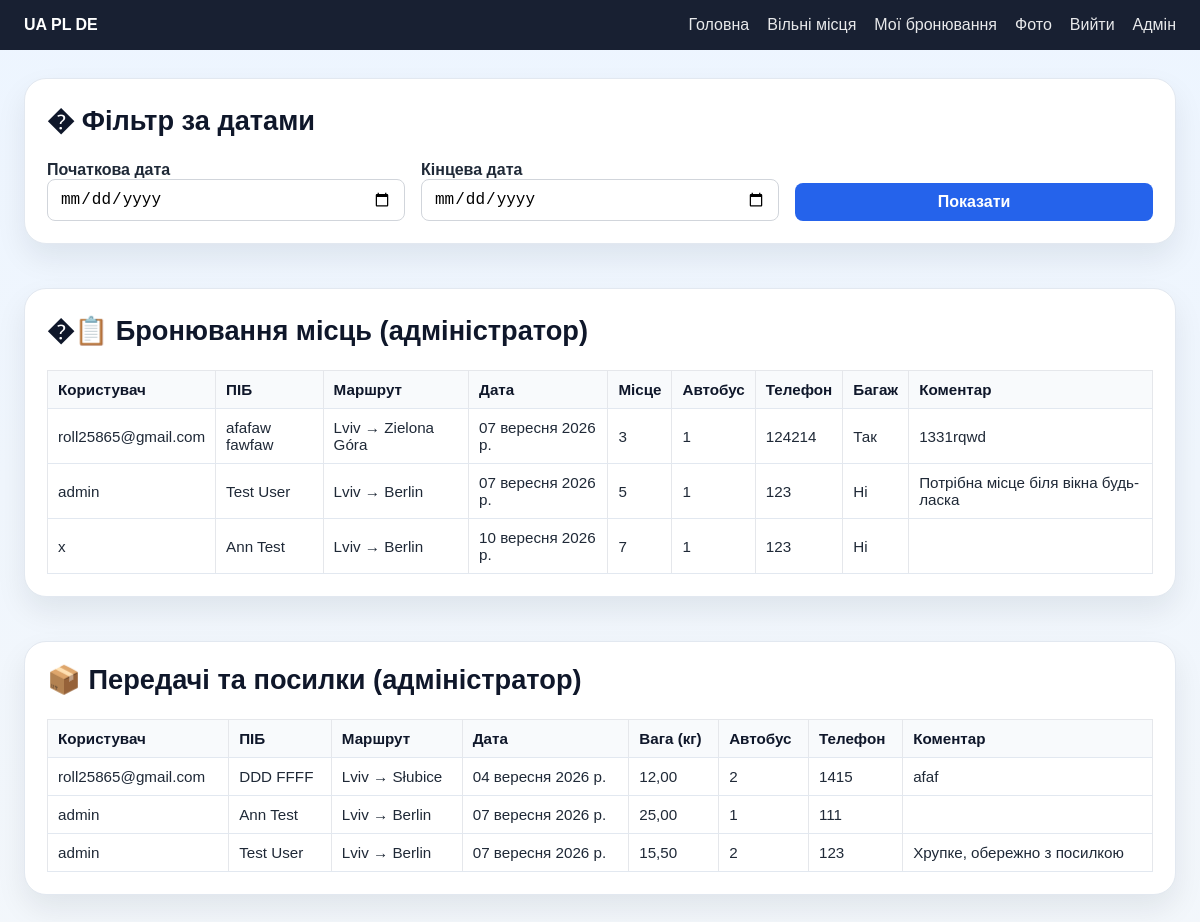
Before: /secret/ (signed in) with the older database file.
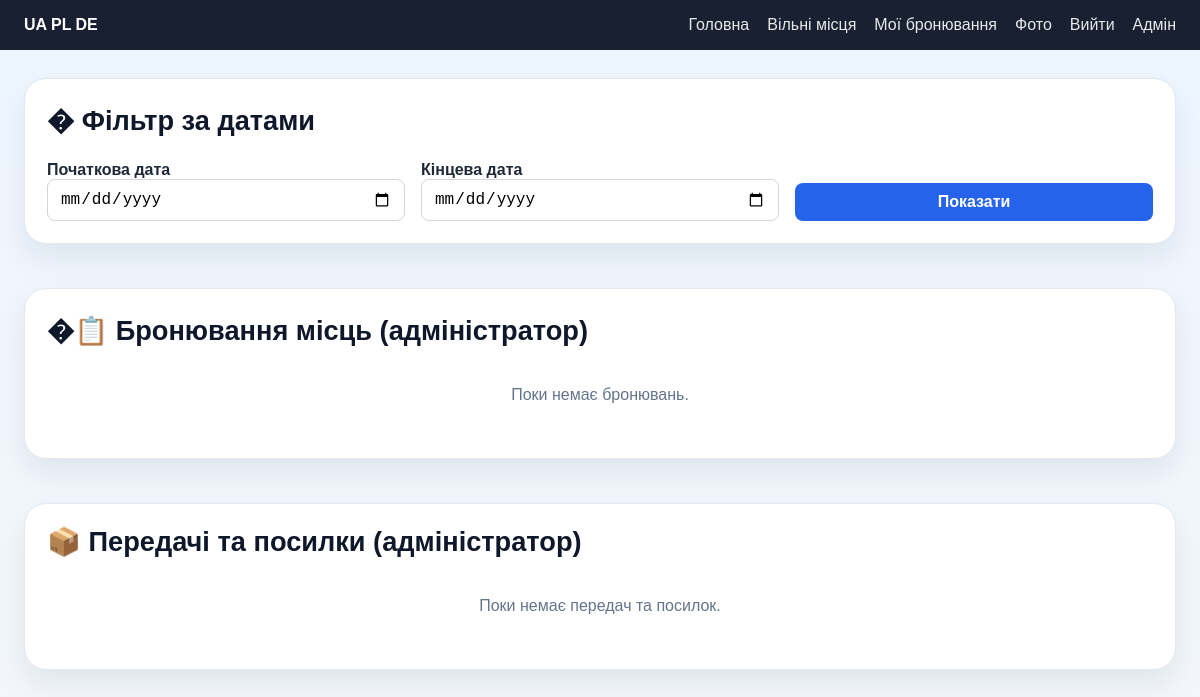
After: the same page with the newer database file.
### Transportation_APP/models.py (models this page shows, shortened)
class Booking(models.Model):
    user = models.ForeignKey(settings.AUTH_USER_MODEL, on_delete=models.CASCADE, related_name="bookings")
    first_name = models.CharField(max_length=60)
    last_name = models.CharField(max_length=60)
    phone = models.CharField(max_length=20)
    from_city = models.CharField(max_length=60, choices=CITY_CHOICES)
    to_city = models.CharField(max_length=60, choices=CITY_CHOICES)
    pickup_location = models.CharField(max_length=255, default="")
    dropoff_location = models.CharField(max_length=255, default="")
    departure_date = models.DateField()
    bus_number = models.PositiveIntegerField(default=1)
    seat_number = models.PositiveIntegerField(default=1)
    baggage = models.BooleanField(default=False)
    comments = models.TextField(blank=True, default="")
    created_at = models.DateTimeField(auto_now_add=True)
    class Meta:
        ordering = ["departure_date", "bus_number", "seat_number"]

class Post(models.Model):
    user = models.ForeignKey(settings.AUTH_USER_MODEL, on_delete=models.CASCADE, related_name="posts")
    first_name = models.CharField(max_length=60)
    last_name = models.CharField(max_length=60)
    phone = models.CharField(max_length=20)
    from_city = models.CharField(max_length=60, choices=CITY_CHOICES)
    to_city = models.CharField(max_length=60, choices=CITY_CHOICES)
    pickup_location = models.CharField(max_length=255, default="")
    dropoff_location = models.CharField(max_length=255, default="")
    departure_date = models.DateField()
    bus_number = models.PositiveIntegerField(default=1)
    weight_kg = models.DecimalField(max_digits=5, decimal_places=2, default=0.0)
    comments = models.TextField(blank=True, default="")
    created_at = models.DateTimeField(auto_now_add=True)
    class Meta:
        ordering = ["departure_date", "bus_number"]

### Transportation_APP/views.py (the view)
# urls.py: path('secret/', views.secret_page, name='secret_page'),
@login_required(login_url="/auth/login/")
def secret_page(request):
    if not is_admin_user(request.user):
        return redirect('home')
    from_date = request.GET.get('from_date')
    to_date = request.GET.get('to_date')
    bookings = Booking.objects.all().order_by("departure_date", "seat_number")
    posts = Post.objects.all().order_by("departure_date", "bus_number")
    if from_date:
        bookings = bookings.filter(departure_date__gte=from_date)
        posts = posts.filter(departure_date__gte=from_date)
    if to_date:
        bookings = bookings.filter(departure_date__lte=to_date)
        posts = posts.filter(departure_date__lte=to_date)
    return render(request, "secret_page.html", {
        "bookings": bookings,
        "posts": posts,
        "from_date": from_date,
        "to_date": to_date,
    })

### Transportation_APP/views.py (called while the page is built)
def is_admin_user(user):
    return (
        user.is_authenticated and
        (user.is_staff or user.is_superuser or user.groups.filter(name='admin').exists())
    )

### templates/secret_page.html (shortened to what this page needs)
{% extends 'base.html' %}
{% block content %}
<div class="admin-container">
    <div class="card">
        <h2>� Фільтр за датами</h2>
        <form method="get" style="display: grid; grid-template-columns: repeat(auto-fit, minmax(220px, 1fr)); gap: 16px; align-items: end;">
            <div>
                <label for="from_date">Початкова дата</label>
                <input type="date" id="from_date" name="from_date" value="{{ from_date }}">
            </div>
            <div>
                <label for="to_date">Кінцева дата</label>
                <input type="date" id="to_date" name="to_date" value="{{ to_date }}">
            </div>
            <div>
                <button type="submit">Показати</button>
            </div>
        </form>
    </div>
    <div class="card">
        <h2>�📋 Бронювання місць (адміністратор)</h2>
        {% if bookings %}
            <table>
                <thead>
                    <tr>
                        <th>Користувач</th>
                        <th>ПІБ</th>
                        <th>Маршрут</th>
                        <th>Дата</th>
                        <th>Місце</th>
                        <th>Автобус</th>
                        <th>Телефон</th>
                        <th>Багаж</th>
                        <th>Коментар</th>
                    </tr>
                </thead>
                <tbody>
                    {% for booking in bookings %}
                        <tr>
                            <td>{{ booking.user.username }}</td>
                            <td>{{ booking.first_name }} {{ booking.last_name }}</td>
                            <td>{{ booking.from_city }} → {{ booking.to_city }}</td>
                            <td>{{ booking.departure_date }}</td>
                            <td>{{ booking.seat_number }}</td>
                            <td>{{ booking.bus_number }}</td>
                            <td>{{ booking.phone }}</td>
                            <td>{% if booking.baggage %}Так{% else %}Ні{% endif %}</td>
                            <td>{{ booking.comments|truncatewords:5 }}</td>
                        </tr>
                    {% endfor %}
                </tbody>
            </table>
        {% else %}
            <p class="empty-message">Поки немає бронювань.</p>
        {% endif %}
    </div>
    <div class="card">
        <h2>📦 Передачі та посилки (адміністратор)</h2>
        {% if posts %}
            <table>
                <thead>
                    <tr>
                        <th>Користувач</th>
                        <th>ПІБ</th>
                        <th>Маршрут</th>
                        <th>Дата</th>
                        <th>Вага (кг)</th>
                        <th>Автобус</th>
                        <th>Телефон</th>
                        <th>Коментар</th>
                    </tr>
                </thead>
                <tbody>
                    {% for post in posts %}
                        <tr>
                            <td>{{ post.user.username }}</td>
                            <td>{{ post.first_name }} {{ post.last_name }}</td>
                            <td>{{ post.from_city }} → {{ post.to_city }}</td>
                            <td>{{ post.departure_date }}</td>
                            <td>{{ post.weight_kg }}</td>
                            <td>{{ post.bus_number }}</td>
                            <td>{{ post.phone }}</td>
                            <td>{{ post.comments|truncatewords:5 }}</td>
                        </tr>
                    {% endfor %}
                </tbody>
            </table>
        {% else %}
            <p class="empty-message">Поки немає передач та посилок.</p>
        {% endif %}
    </div>
</div>
{% endblock %}

Changed rows visible on the page:
removed Booking: user.username "roll25865@gmail.com", first_name "afafaw", last_name "fawfaw", from_city "Lviv", to_city "Zielona Góra", departure_date "07 вересня 2026 р.", seat_number "3", bus_number "1", phone "124214", baggage "Так", comments "1331rqwd"
removed Booking: user.username "admin", first_name "Test", last_name "User", from_city "Lviv", to_city "Berlin", departure_date "07 вересня 2026 р.", seat_number "5", bus_number "1", phone "123", baggage "Ні", comments "Потрібна місце біля вікна будь-ласка"
removed Booking: user.username "x", first_name "Ann", last_name "Test", from_city "Lviv", to_city "Berlin", departure_date "10 вересня 2026 р.", seat_number "7", bus_number "1", phone "123", baggage "Ні"
removed Post: user.username "roll25865@gmail.com", first_name "DDD", last_name "FFFF", from_city "Lviv", to_city "Słubice", departure_date "04 вересня 2026 р.", weight_kg "12,00", bus_number "2", phone "1415", comments "afaf"
removed Post: user.username "admin", first_name "Ann", last_name "Test", from_city "Lviv", to_city "Berlin", departure_date "07 вересня 2026 р.", weight_kg "25,00", bus_number "1", phone "111"
removed Post: user.username "admin", first_name "Test", last_name "User", from_city "Lviv", to_city "Berlin", departure_date "07 вересня 2026 р.", weight_kg "15,50", bus_number "2", phone "123", comments "Хрупке, обережно з посилкою"
Other visible differences:
text no longer shown: "Користувач ПІБ Маршрут Дата Місце Автобус Телефон Багаж Коментар Користувач ПІБ Маршрут Дата Вага (кг) Автобус Телефон Коментар"
text now shown: "Поки немає бронювань. Поки немає передач та посилок."
